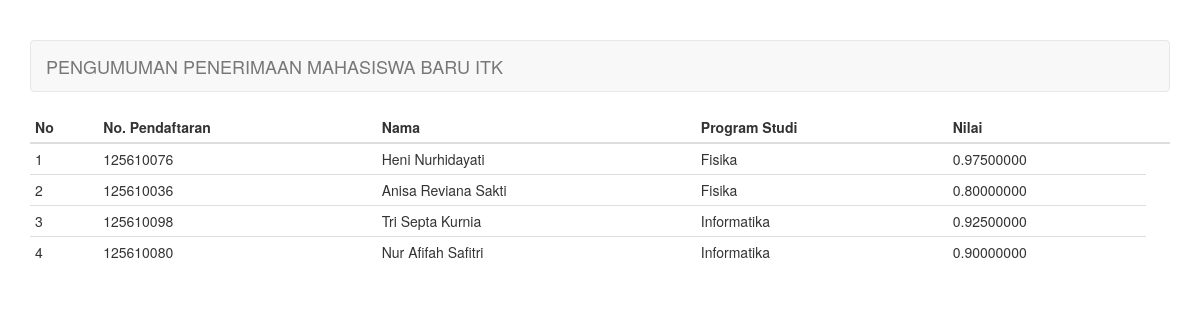
Screenshot of /pengumuman.php (signed in) with the database file from the repository.
### tables this page shows
CREATE TABLE IF NOT EXISTS `hasil` (
  `kd_hasil` int(11) NOT NULL AUTO_INCREMENT,
  `kd_prodi` int(11) NOT NULL,
  `no_pendaftaran` char(9) NOT NULL,
  `nilai` float DEFAULT NULL,
  `tahun` char(4) DEFAULT NULL,
  PRIMARY KEY (`kd_hasil`),
  KEY `fk_camaba` (`no_pendaftaran`),
  KEY `fk_prodi` (`kd_prodi`)
);

CREATE TABLE IF NOT EXISTS `camaba` (
  `no_pendaftaran` char(9) NOT NULL,
  `nama` varchar(30) NOT NULL,
  `alamat` varchar(100) DEFAULT NULL,
  `jenis_kelamin` enum('Laki-laki','Perempuan') DEFAULT NULL,
  `tahun_lulus` char(4) NOT NULL,
  PRIMARY KEY (`no_pendaftaran`)
);

CREATE TABLE IF NOT EXISTS `prodi` (
  `kd_prodi` int(11) NOT NULL AUTO_INCREMENT,
  `nama_prodi` varchar(50) DEFAULT NULL,
  PRIMARY KEY (`kd_prodi`)
);

### pengumuman.php (the view, shortened to what this page needs)
<?php
require_once "config.php";
?>
<!DOCTYPE html>
<html lang="en">
<head>
    <link rel="stylesheet" href="assets/css/bootstrap.min.css">
</head>
<body>
    <div class="container">
        <nav class="navbar navbar-default">
            <div class="container-fluid">
                <div class="navbar-header">
                    <a class="navbar-brand" href="#">PENGUMUMAN PENERIMAAN MAHASISWA BARU ITK</a>
                </div>
            </div>
        </nav>
        <div class="row">
            <div class="col-md-12">
							<div class="row">
								<div class="col-md-12">
									<table class="table table-condensed">
			                <thead>
			                    <tr>
			                        <th>No</th>
			                        <th>No. Pendaftaran</th>
            						<th>Nama</th>
            						<th>Program Studi</th>
			                        <th>Nilai</th>
			                        <th></th>
			                    </tr>
			                </thead>
			                <tbody>
			                    <?php $no = 1; ?>
			                    <?php if ($query = $connection->query("SELECT b.nama_prodi AS prodi, a.no_pendaftaran, a.nilai, c.nama FROM hasil a JOIN prodi b USING(kd_prodi) JOIN camaba c ON a.no_pendaftaran=c.no_pendaftaran")): ?>
			                        <?php while($row = $query->fetch_assoc()): ?>
			                        <tr>
			                            <td><?=$no++?></td>
              							<td><?=$row["no_pendaftaran"]?></td>
              							<td><?=$row["nama"]?></td>
			                            <td><?=$row["prodi"]?></td>
			                            <td><?=number_format((float) $row["nilai"], 8, '.', '')?></td>
			                        </tr>
			                        <?php endwhile ?>
			                    <?php endif ?>
			                </tbody>
			            </table>
								</div>
							</div>
            </div>
        </div>
    </div>
</body>
</html>

### pengumuman.php (style rules this page uses)
body { margin-top: 40px; }

### rows the page displays
hasil: no_pendaftaran "125610076", no_pendaftaran.nama "Heni Nurhidayati", kd_prodi.nama_prodi "Fisika", nilai "0.97500000"
hasil: no_pendaftaran "125610036", no_pendaftaran.nama "Anisa Reviana Sakti", kd_prodi.nama_prodi "Fisika", nilai "0.80000000"
hasil: no_pendaftaran "125610098", no_pendaftaran.nama "Tri Septa Kurnia", kd_prodi.nama_prodi "Informatika", nilai "0.92500000"
hasil: no_pendaftaran "125610080", no_pendaftaran.nama "Nur Afifah Safitri", kd_prodi.nama_prodi "Informatika", nilai "0.90000000"
